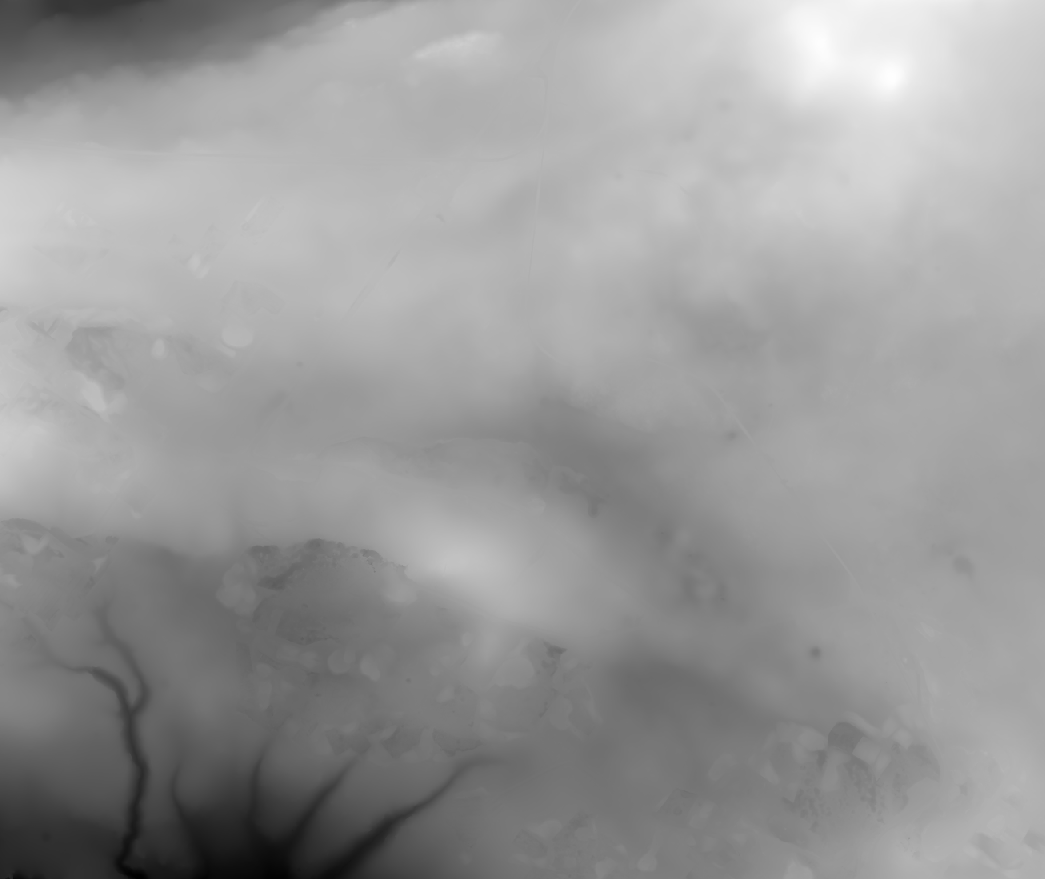
%> input picture ChrismasTerrain.tif, 1045 x 879 px
$ octave --eval "result = CreateModel;"   (GNU Octave 9; MATLAB toolbox functions it lacks are replaced by stand-ins)
%> lines starting %> are read from the running program, lines starting %| are printed output that depends on the picture
### PlotModel.m
% Plot the terrain model and threats
function PlotModel(model)

    mesh(model.X,model.Y,model.H); % Plot the data
    colormap summer;                    % Default color map.
    set(gca, 'Position', [0 0 1 1]); % Fill the figure window.
    axis equal vis3d on;            % Set aspect ratio and turn off axis.
    shading interp;                  % Interpolate color across faces.
    material dull;                   % Mountains aren't shiny.
    camlight left;                   % Add a light over to the left somewhere.
    lighting gouraud;                % Use decent lighting.
    xlabel('x [m]');
    ylabel('y [m]');
    zlabel('z [m]');
    hold on


    % Threats as cylinders
    threats = model.threats;
    threat_num = size(threats,1);

    for i = 1:threat_num
        threat = threats(i,:);
        threat_x = threat(1);
        threat_y = threat(2);
        threat_z = threat(3);
        threat_radius = threat(4);
        threat_height = threat(5);   % Height


        [xc,yc,zc]=cylinder(threat_radius); % create a unit cylinder
        % set the center and height
        xc=xc+threat_x;
        yc=yc+threat_y;
        zc=zc*threat_height+threat_z;
        c = mesh(xc,yc,zc); % plot the cylinder
        set(c,'edgecolor','none','facecolor','#FF0000','FaceAlpha',.3); % set color and transparency
    end

end

### CreateModel.m
%{
This model is generated by:
- Loading terrain map
- Creating threats as cylinders
- Creating start and finish points
- Setting ranges and limits
%}

function model=CreateModel()

H = imread('ChrismasTerrain.tif'); % Get elevation data
%> H is the input picture: size 879x1045 single; min 48.92, max 296, mean 198.6
H (H < 0) = 0;
MAPSIZE_X = size(H,2); % x index: columns of H
%> MAPSIZE_X = 1045
MAPSIZE_Y = size(H,1); % y index: rows of H
%> MAPSIZE_Y = 879
[X,Y] = meshgrid(1:MAPSIZE_X,1:MAPSIZE_Y); % Create all (x,y) points to plot

R1=100;  % Radius
x1 = 300; y1 = 200; z1 = 150; Hc1 = 250; % center

R2=150;  % Radius
x2 = 500; y2 = 150; z2 = 150;Hc2 = 250; % center

R3=100;  % Radius
x3 = 650; y3 = 550; z3 = 150;Hc3 = 100; % center

R4=80;  % Radius
x4 = 80; y4 = 180; z4 = 150;Hc4 = 100; % center

R5=179;  % Radius
x5 = 500; y5 = 700; z5 = 150;Hc5 = 500;% center

R6=70;  % Radius
x6 = 700; y6 = 800; z6 = 150;Hc6 = 100;% center

R7=120;  % Radius
x7 = 920; y7 = 680; z7 = 150;Hc7 = 100; % center

R8=110;  % Radius
x8 = 500; y8 = 360; z8 = 150;Hc8 = 500; % center


    % Map limits
    xmin= 1;
    xmax= MAPSIZE_X;
%> xmax = 1045

    ymin= 1;
    ymax= MAPSIZE_Y;
%> ymax = 879

    zmin = 100;
    zmax = 200;


    % Start and end position
   start_location = [200;100;150];
    end_location = [800;800;150];

    % Number of path nodes (not including the start position (start node))
    n=10;

    % Incorporate map and searching parameters to a model
    model.start=start_location;
    model.end=end_location;
    model.n=n;
    model.xmin=xmin;
    model.xmax=xmax;
%> model.xmax = 1045
    model.zmin=zmin;
    model.ymin=ymin;
    model.ymax=ymax;
%> model.ymax = 879
    model.zmax=zmax;
    model.MAPSIZE_X = MAPSIZE_X;
%> model.MAPSIZE_X = 1045
    model.MAPSIZE_Y = MAPSIZE_Y;
%> model.MAPSIZE_Y = 879
    model.X = X;
    model.Y = Y;
    model.H = H;
    %model.threats = [x1 y1 z1 R1 Hc1;x2 y2 z2 R2 Hc2; x3 y3 z3 R3 Hc3; x4 y4 z4 R4 Hc4; x5 y5 z5 R5 Hc5;x6 y6 z6 R6 Hc6;x7 y7 z7 R7 Hc7;x8 y8 z8 R8 Hc8];
    model.threats = [x1 y1 z1 R1 Hc1;x2 y2 z2 R2 Hc2; x3 y3 z3 R3 Hc3; x4 y4 z4 R4 Hc4; x5 y5 z5 R5 Hc5;x6 y6 z6 R6 Hc6;x7 y7 z7 R7 Hc7;x8 y8 z8 R8 Hc8];
    PlotModel(model);
%> in PlotModel, `threats = model.threats;`: threats = [300 200 150 100 250; 500 150 150 150 250; 650 550 150 100 100; 80 180 150 80 100; 500 700 150 179 500; 700 800 150 70 100; 920 680 150 120 100; 500 360 150 110 500]
%> in PlotModel, `threat_num = size(threats,1);`: threat_num = 8
%> the loop in PlotModel, `for i = 1:threat_num` made 8 passes
%> (threat, threat_x, threat_y, threat_radius, threat_height) on passes 1 to 8: ([300 200 150 100 250], 300, 200, 100, 250), ([500 150 150 150 250], 500, 150, 150, 250), ([650 550 150 100 100], 650, 550, 100, 100), ([80 180 150 80 100], 80, 180, 80, 100), ([500 700 150 179 500], 500, 700, 179, 500), ([700 800 150 70 100], 700, 800, 70, 100), ([920 680 150 120 100], 920, 680, 120, 100), ([500 360 150 110 500], 500, 360, 110, 500)
    minHeight = min(H(:));
%> minHeight = 48.92
maxHeight = max(H(:));
%> maxHeight = 296
disp(['Actual Minimum Height: ' num2str(minHeight)]);
%| Actual Minimum Height: 48.9247
disp(['Actual Maximum Height: ' num2str(maxHeight)]);
%| Actual Maximum Height: 296.0362
%> `result = CreateModel;`:
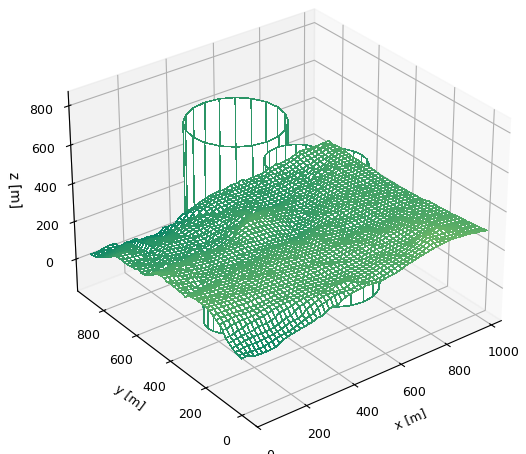
%> figure redrawn from the program's plot data
%> `result = CreateModel;`: result = {start [200 100 150], end [800 800 150], n 10, xmin 1, xmax 1045, zmin 100}

end
